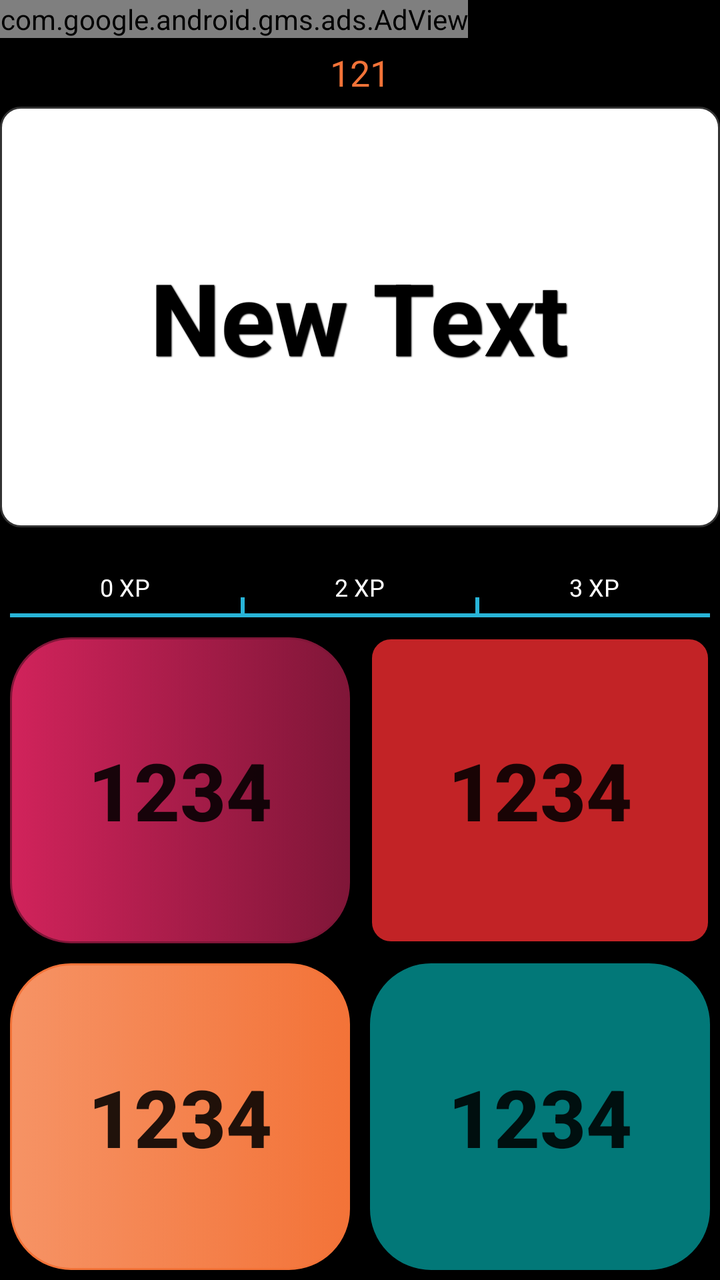
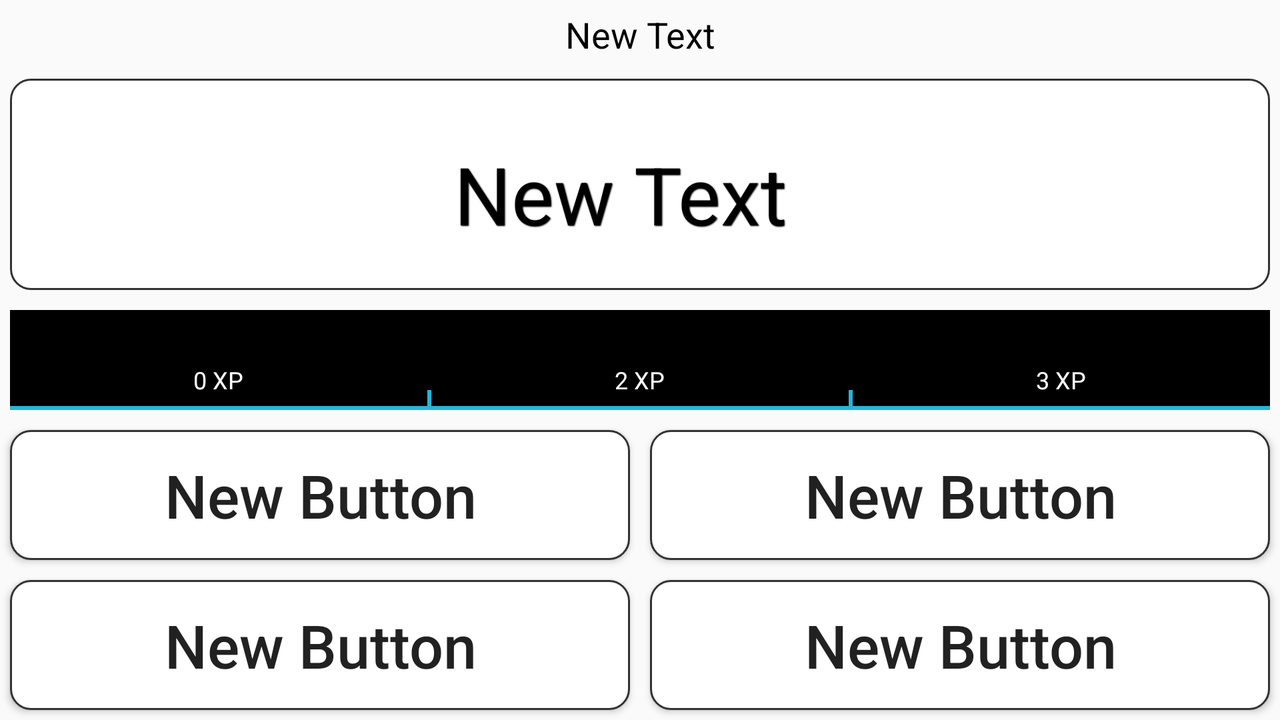

An Android layout and its configuration variant, each rendered on a device that would load it. The default file and the variant file are quoted in full after the pictures.
<!-- AndroidManifest.xml: application theme AppTheme -->
<!-- res/layout/play_field.xml -->
<LinearLayout xmlns:android="http://schemas.android.com/apk/res/android"
    xmlns:ads="http://schemas.android.com/apk/res-auto"
    android:layout_width="match_parent"
    android:layout_height="match_parent"

    android:orientation="vertical"
    android:id="@+id/parent_parent"
    android:background="#000000">


    <com.google.android.gms.ads.AdView
        android:id="@+id/adView"
        android:layout_width="wrap_content"
        android:layout_height="wrap_content"
        android:layout_alignParentBottom="true"
        android:layout_centerHorizontal="true"
        ads:adSize="SMART_BANNER"
        ads:adUnitId="ca-app-pub-2882064284132215/5034737489"></com.google.android.gms.ads.AdView>

    <LinearLayout
        android:layout_width="match_parent"
        android:layout_height="0dp"
        android:layout_weight="3"
        android:orientation="vertical">

        <TextView
            android:id="@+id/highscore"
            android:layout_width="wrap_content"
            android:layout_height="wrap_content"
            android:layout_gravity="center_horizontal"
            android:ellipsize="middle"
            android:gravity="center"
            android:padding="5dp"
            android:text="121"
            android:textColor="@color/mathster3"
            android:focusableInTouchMode="false"
            android:textAppearance="@style/Base.TextAppearance.AppCompat.Medium" />

        <FrameLayout
            android:layout_width="match_parent"
            android:layout_height="match_parent"
            android:background="@drawable/bg_question_box"
            android:orientation="vertical">



                <TextSwitcher
                    android:id="@+id/textSwitcher"
                    android:layout_width="wrap_content"
                    android:layout_height="wrap_content"
                    android:layout_gravity="center_horizontal|top"
                    android:layout_marginTop="4dp" />


                <TextView
                    android:id="@+id/question"
                    style="@style/TextStyleShadow"
                    android:layout_width="wrap_content"
                    android:layout_height="wrap_content"
                    android:layout_gravity="center"
                    android:text="New Text"
                    android:textColor="#000000"
                    android:textSize="50sp"
                    android:textStyle="bold" />

                <TextSwitcher
                    android:id="@+id/bonustextSwitcher"
                    android:layout_width="wrap_content"
                    android:layout_height="wrap_content"
                    android:layout_gravity="center|bottom"
                    android:layout_marginBottom="5dp" />

        </FrameLayout>
    </LinearLayout>

    <LinearLayout
        android:layout_width="match_parent"
        android:layout_height="wrap_content"
        android:orientation="vertical">

        <FrameLayout
            android:layout_width="match_parent"
            android:layout_height="wrap_content">

            <ProgressBar
                android:id="@+id/progressBar"
                style="?android:attr/progressBarStyleHorizontal"
                android:layout_width="match_parent"
                android:layout_height="40dp"
                android:layout_margin="5dp"
                android:progressDrawable="@drawable/progressbar_bg" />

            <LinearLayout
                android:layout_width="match_parent"
                android:layout_height="match_parent"
                android:layout_margin="5dp"
                android:orientation="horizontal">

                <LinearLayout
                    android:layout_width="0dp"
                    android:layout_height="match_parent"
                    android:layout_weight="1"
                    android:gravity="bottom"
                    android:orientation="vertical">

                    <TextView
                        style="@style/TextStyleShadow"
                        android:layout_width="wrap_content"
                        android:layout_height="wrap_content"
                        android:layout_gravity="center_horizontal"
                        android:padding="5dp"
                        android:text="0 XP"
                        android:textColor="#ffffff"
                        android:textSize="12sp" />

                    <View
                        android:layout_width="match_parent"
                        android:layout_height="2dp"
                        android:background="#28b4d8" />
                </LinearLayout>

                <View
                    android:layout_width="2dp"
                    android:layout_height="10dp"
                    android:layout_gravity="bottom"
                    android:background="#28b4d8" />

                <LinearLayout
                    android:layout_width="0dp"
                    android:layout_height="match_parent"
                    android:layout_weight="1"
                    android:gravity="bottom"
                    android:orientation="vertical">

                    <TextView
                        style="@style/TextStyleShadow"
                        android:layout_width="wrap_content"
                        android:layout_height="wrap_content"
                        android:layout_gravity="center_horizontal"
                        android:padding="5dp"
                        android:text="2 XP"
                        android:textColor="#ffffff"
                        android:textSize="12sp" />

                    <View
                        android:layout_width="match_parent"
                        android:layout_height="2dp"
                        android:background="#28b4d8" />
                </LinearLayout>

                <View
                    android:layout_width="2dp"
                    android:layout_height="10dp"
                    android:layout_gravity="bottom"
                    android:background="#28b4d8" />

                <LinearLayout
                    android:layout_width="0dp"
                    android:layout_height="match_parent"
                    android:layout_weight="1"
                    android:gravity="bottom"
                    android:orientation="vertical">

                    <TextView
                        style="@style/TextStyleShadow"
                        android:layout_width="wrap_content"
                        android:layout_height="wrap_content"
                        android:layout_gravity="center_horizontal"
                        android:padding="5dp"
                        android:text="3 XP"
                        android:textColor="#ffffff"
                        android:textSize="12sp" />

                    <View
                        android:layout_width="match_parent"
                        android:layout_height="2dp"
                        android:background="#28b4d8" />
                </LinearLayout>
            </LinearLayout>

        </FrameLayout>

    </LinearLayout>

    <LinearLayout
        android:layout_width="match_parent"
        android:layout_height="0dp"
        android:layout_weight="4"
        android:orientation="vertical">

        <LinearLayout
            android:layout_width="match_parent"
            android:layout_height="0dp"
            android:layout_weight="1"
            android:orientation="horizontal">

            <Button
                android:id="@+id/option1"
                android:layout_width="0dp"
                android:layout_height="match_parent"
                android:layout_margin="5dp"
                android:layout_weight="1"
                android:background="@drawable/simple_button_bg_mathster_purple"
                android:gravity="center"
                android:padding="10dp"
                android:text="1234"
                android:textAlignment="center"
                android:textAllCaps="false"
                android:textSize="40sp"
                android:textStyle="bold" />

            <Button
                android:id="@+id/option2"
                android:layout_width="0dp"
                android:layout_height="match_parent"
                android:layout_margin="5dp"
                android:layout_weight="1"
                android:background="@drawable/simple_button_bg_mathster_red"
                android:gravity="center"
                android:padding="10dp"
                android:text="1234"
                android:textAlignment="center"
                android:textAllCaps="false"
                android:textSize="40sp"
                android:textStyle="bold" />
        </LinearLayout>

        <LinearLayout
            android:layout_width="match_parent"
            android:layout_height="0dp"
            android:layout_weight="1"
            android:orientation="horizontal">

            <Button
                android:id="@+id/option3"
                android:layout_width="0dp"
                android:layout_height="match_parent"
                android:layout_margin="5dp"
                android:layout_weight="1"
                android:background="@drawable/simple_button_bg_mathster_orange"
                android:gravity="center"
                android:padding="10dp"
                android:text="1234"
                android:textAlignment="center"
                android:textAllCaps="false"
                android:textSize="40sp"
                android:textStyle="bold" />

            <Button
                android:id="@+id/option4"
                android:layout_width="0dp"
                android:layout_height="match_parent"
                android:layout_margin="5dp"
                android:layout_weight="1"
                android:background="@drawable/simple_button_bg_mathster_green"
                android:gravity="center"
                android:padding="10dp"
                android:text="1234"
                android:textAlignment="center"
                android:textAllCaps="false"
                android:textSize="40sp"
                android:textStyle="bold" />
        </LinearLayout>
    </LinearLayout>


</LinearLayout>
<!-- resources referenced by this layout -->
<resources>
  <color name="mathster3">#f37338</color>
  <!-- drawable bg_question_box (drawable) -->
  <?xml version="1.0" encoding="utf-8"?>
  <shape  xmlns:android="http://schemas.android.com/apk/res/android"
      android:shape="rectangle">
  
  
      <corners android:radius="10dp"/>
      <solid
          android:color="#ffffff" />
      <stroke android:width="1dp"
          android:color="#333333"/>
  </shape>
  <!-- drawable simple_button_bg_mathster_green (drawable) -->
  <?xml version="1.0" encoding="utf-8"?>
  <selector xmlns:android="http://schemas.android.com/apk/res/android">
      <item android:state_pressed="true"
          android:drawable="@drawable/simple_button_pressed" /> 
      <item android:drawable="@drawable/simple_button_normal_mathster_green" /> 
  </selector>
  <!-- drawable simple_button_bg_mathster_orange (drawable) -->
  <?xml version="1.0" encoding="utf-8"?>
  <selector xmlns:android="http://schemas.android.com/apk/res/android">
      <item android:state_pressed="true"
          android:drawable="@drawable/simple_button_pressed" /> 
      <item android:drawable="@drawable/simple_button_normal_mathster_orange" /> 
  </selector>
  <!-- drawable simple_button_bg_mathster_purple (drawable) -->
  <?xml version="1.0" encoding="utf-8"?>
  <selector xmlns:android="http://schemas.android.com/apk/res/android">
      <item android:state_pressed="true"
          android:drawable="@drawable/simple_button_pressed" /> 
      <item android:drawable="@drawable/simple_button_normal_mathster_purple" /> 
  </selector>
  <!-- drawable simple_button_bg_mathster_red (drawable) -->
  <?xml version="1.0" encoding="utf-8"?>
  <selector xmlns:android="http://schemas.android.com/apk/res/android">
      <item android:drawable="@drawable/simple_button_pressed" android:state_pressed="true" />
      
      <item android:drawable="@drawable/simple_button_normal_mathster_red" />
      
  </selector>
  <style name="TextStyleShadow">
          <item name="android:shadowColor">#000000</item>
          <item name="android:shadowDx">1</item>
          <item name="android:shadowDy">1</item>
          <item name="android:shadowRadius">1</item>
          <item name="android:windowEnableSplitTouch">false</item>
          <item name="android:splitMotionEvents">false</item>
      </style>
  <style name="AppTheme" parent="Theme.AppCompat.Light.NoActionBar">
          
          <item name="colorPrimary">@color/my_awesome_red</item>
          <item name="colorPrimaryDark">@color/my_awesome_darker_red</item>
          <item name="windowNoTitle">true</item>
          <item name="windowActionBar">false</item>
          <item name="android:windowEnableSplitTouch">false</item>
          <item name="android:splitMotionEvents">false</item>
  
      </style>
  <color name="mathster2">#c22326</color>
  <color name="mathster1">#801638</color>
  <!-- drawable simple_button_pressed (drawable) -->
  <?xml version="1.0" encoding="utf-8"?>
  <shape  xmlns:android="http://schemas.android.com/apk/res/android"
      android:shape="rectangle">
  
      <corners android:radius="10dp"/>
      <solid
          android:color="#245e7f" />
      <stroke android:width="1dp"
          android:color="#000000"/>
  </shape>
  <!-- drawable simple_button_normal_mathster_red (drawable) -->
  <?xml version="1.0" encoding="utf-8"?>
  <shape  xmlns:android="http://schemas.android.com/apk/res/android"
      android:shape="rectangle">
  
      <corners android:radius="10dp"/>
      <solid
          android:color="@color/mathster2" />
      <stroke android:width="1dp"
          android:color="#000000"/>
  </shape>
  <color name="my_awesome_red">#f37338</color>
  <color name="my_awesome_darker_red">#000000</color>
  <color name="mathster4">#027878</color>
  <color name="mathster4_light">#027878</color>
  <color name="mathster3_light">#F69365</color>
  <color name="mathster1_light">#D1235B</color>
</resources>
<!-- res/layout-land/play_field.xml (the repository's variant of the layout above) -->
<!-- drawn on the phone turned sideways -->
<LinearLayout xmlns:android="http://schemas.android.com/apk/res/android"
    android:layout_height="match_parent"
    android:layout_width="match_parent"
    android:orientation="vertical">

    <LinearLayout
        android:orientation="vertical"
        android:layout_width="match_parent"
        android:layout_height="0dp"
        android:layout_weight="1">

        <TextView
            android:layout_width="wrap_content"
            android:layout_height="wrap_content"
            android:text="New Text"
            android:id="@+id/highscore"
            android:layout_gravity="center_horizontal"
            android:textSize="18sp"
            android:padding="5dp"
            android:textColor="#000000"
            android:gravity="center"
            android:ellipsize="middle" />

        <FrameLayout
            android:orientation="vertical"
            android:layout_width="match_parent"
            android:layout_height="match_parent"
            android:background="@drawable/bg_question_box"
            android:layout_margin="5dp">
            <LinearLayout
                android:layout_width="match_parent"
                android:layout_height="wrap_content"
                android:orientation="vertical"
                android:layout_gravity="center">


                <LinearLayout
                    android:orientation="horizontal"
                    android:layout_width="match_parent"
                    android:layout_height="wrap_content">

                    <LinearLayout
                        android:orientation="vertical"
                        android:layout_width="0dp"
                        android:layout_height="wrap_content"
                        android:layout_weight="1">

                        <TextSwitcher
                            android:layout_width="wrap_content"
                            android:layout_height="wrap_content"
                            android:layout_gravity="center"
                            android:id="@+id/textSwitcher"
                            android:padding="5dp" />

                        <TextView
                            android:layout_width="wrap_content"
                            android:layout_height="wrap_content"
                            android:text="New Text"
                            android:id="@+id/question"
                            android:textSize="40dp"
                            style="@style/TextStyleShadow"
                            android:textColor="#000000"
                            android:layout_weight="1"
                            android:gravity="center"
                            android:layout_gravity="center" />
                    </LinearLayout>

                    <TextSwitcher
                        android:layout_width="wrap_content"
                        android:layout_height="wrap_content"
                        android:id="@+id/bonustextSwitcher"
                        android:layout_gravity="center"
                        android:padding="10dp" />
                </LinearLayout>

            </LinearLayout>

        </FrameLayout>
    </LinearLayout>

    <LinearLayout
        android:orientation="vertical"
        android:layout_width="match_parent"
        android:layout_height="wrap_content">
        <FrameLayout
            android:layout_width="match_parent"
            android:layout_height="wrap_content">
            <ProgressBar
                style="?android:attr/progressBarStyleHorizontal"
                android:layout_width="match_parent"
                android:layout_height="50dp"
                android:id="@+id/progressBar"
                android:progressDrawable="@drawable/progressbar_bg"
                android:layout_margin="5dp" />
            <LinearLayout
                android:orientation="horizontal"
                android:layout_width="match_parent"
                android:layout_height="match_parent"
                android:layout_margin="5dp">

                <LinearLayout
                    android:orientation="vertical"
                    android:layout_width="0dp"
                    android:layout_height="match_parent"
                    android:layout_weight="1"
                    android:gravity="bottom">
                    <TextView
                        android:layout_width="wrap_content"
                        android:layout_height="wrap_content"
                        android:text="0 XP"
                        android:textColor="#ffffff"
                        android:textSize="12sp"
                        android:padding="5dp"
                        android:layout_gravity="center_horizontal"
                        style="@style/TextStyleShadow" />
                    <View
                        android:layout_width="match_parent"
                        android:layout_height="2dp"
                        android:background="#28b4d8" />
                </LinearLayout>
                <View
                    android:layout_width="2dp"
                    android:layout_height="10dp"
                    android:background="#28b4d8"
                    android:layout_gravity="bottom" />

                <LinearLayout
                    android:orientation="vertical"
                    android:layout_width="0dp"
                    android:layout_height="match_parent"
                    android:layout_weight="1"
                    android:gravity="bottom"> <TextView
                    android:layout_width="wrap_content"
                    android:layout_height="wrap_content"
                    android:text="2 XP"
                    android:textColor="#ffffff"
                    android:textSize="12sp"
                    android:padding="5dp"
                    android:layout_gravity="center_horizontal"
                    style="@style/TextStyleShadow" />
                    <View
                        android:layout_width="match_parent"
                        android:layout_height="2dp"
                        android:background="#28b4d8" />
                </LinearLayout>

                <View
                    android:layout_width="2dp"
                    android:layout_height="10dp"
                    android:background="#28b4d8"
                    android:layout_gravity="bottom" />

                <LinearLayout
                    android:orientation="vertical"
                    android:layout_width="0dp"
                    android:layout_height="match_parent"
                    android:layout_weight="1"
                    android:gravity="bottom"> <TextView
                    android:layout_width="wrap_content"
                    android:layout_height="wrap_content"
                    android:text="3 XP"
                    android:textColor="#ffffff"
                    android:textSize="12sp"
                    android:padding="5dp"
                    android:layout_gravity="center_horizontal"
                    style="@style/TextStyleShadow" />
                    <View
                        android:layout_width="match_parent"
                        android:layout_height="2dp"
                        android:background="#28b4d8" /></LinearLayout>
            </LinearLayout>

        </FrameLayout>

    </LinearLayout>

    <LinearLayout
        android:orientation="vertical"
        android:layout_width="match_parent"
        android:layout_height="0dp"
        android:layout_weight="1">

        <LinearLayout
            android:orientation="horizontal"
            android:layout_width="match_parent"
            android:layout_height="0dp"
            android:layout_weight="1">

            <Button
                android:layout_width="0dp"
                android:layout_height="match_parent"
                android:text="New Button"
                android:id="@+id/option1"
                android:layout_weight="1"
                android:textSize="30sp"
                android:padding="10dp"
                android:textAllCaps="false"
                android:background="@drawable/button_bg"
                android:layout_margin="5dp"
                android:gravity="center"
                android:textAlignment="center" />

            <Button
                android:layout_width="0dp"
                android:layout_height="match_parent"
                android:text="New Button"
                android:id="@+id/option2"
                android:layout_weight="1"
                android:textSize="30sp"
                android:padding="10dp"
                android:textAllCaps="false"
                android:background="@drawable/button_bg"
                android:layout_margin="5dp"
                android:gravity="center"
                android:textAlignment="center" />
        </LinearLayout>

        <LinearLayout
            android:orientation="horizontal"
            android:layout_width="match_parent"
            android:layout_height="0dp"
            android:layout_weight="1">

            <Button
                android:layout_width="0dp"
                android:layout_height="match_parent"
                android:text="New Button"
                android:id="@+id/option3"
                android:layout_weight="1"
                android:textSize="30sp"
                android:padding="10dp"
                android:textAllCaps="false"
                android:background="@drawable/button_bg"
                android:layout_margin="5dp"
                android:gravity="center"
                android:textAlignment="center" />

            <Button
                android:layout_width="0dp"
                android:layout_height="match_parent"
                android:text="New Button"
                android:id="@+id/option4"
                android:layout_weight="1"
                android:textSize="30sp"
                android:padding="10dp"
                android:textAllCaps="false"
                android:background="@drawable/button_bg"
                android:layout_margin="5dp"
                android:gravity="center"
                android:textAlignment="center" />
        </LinearLayout>
    </LinearLayout>
</LinearLayout>
<!-- resources referenced by the variant -->
<!-- as the phone turned sideways resolves them -->
<resources>
  <!-- drawable bg_question_box (drawable) -->
  <?xml version="1.0" encoding="utf-8"?>
  <shape  xmlns:android="http://schemas.android.com/apk/res/android"
      android:shape="rectangle">
  
  
      <corners android:radius="10dp"/>
      <solid
          android:color="#ffffff" />
      <stroke android:width="1dp"
          android:color="#333333"/>
  </shape>
  <!-- drawable button_bg (drawable) -->
  <?xml version="1.0" encoding="utf-8"?>
  <selector xmlns:android="http://schemas.android.com/apk/res/android">
      <item android:state_pressed="true"
          android:drawable="@drawable/button_bg_pressed" /> 
      <item android:drawable="@drawable/button_bg_normal" /> 
  </selector>
  <!-- drawable progressbar_bg (drawable) -->
  <layer-list xmlns:android="http://schemas.android.com/apk/res/android" >
      <item android:id="@android:id/background">
          <shape>
              <solid android:color="#000000"/>
          </shape>
      </item>
      <item android:id="@android:id/progress">
          <clip>
              <shape>
                 
                  <gradient
                      android:startColor="@color/mathster2"
                      android:centerColor="@color/mathster1"
                      android:endColor="@color/mathster3"
                      android:angle="0"
                      />
              </shape>
          </clip>
      </item>
  </layer-list>
  <style name="TextStyleShadow">
          <item name="android:shadowColor">#000000</item>
          <item name="android:shadowDx">1</item>
          <item name="android:shadowDy">1</item>
          <item name="android:shadowRadius">1</item>
          <item name="android:windowEnableSplitTouch">false</item>
          <item name="android:splitMotionEvents">false</item>
      </style>
  <style name="AppTheme" parent="Theme.AppCompat.Light.NoActionBar">
          
          <item name="colorPrimary">@color/my_awesome_red</item>
          <item name="colorPrimaryDark">@color/my_awesome_darker_red</item>
          <item name="windowNoTitle">true</item>
          <item name="windowActionBar">false</item>
          <item name="android:windowEnableSplitTouch">false</item>
          <item name="android:splitMotionEvents">false</item>
  
      </style>
  <!-- drawable button_bg_pressed (drawable) -->
  <?xml version="1.0" encoding="utf-8"?>
  <shape  xmlns:android="http://schemas.android.com/apk/res/android"
      android:shape="rectangle">
  
      <size
          android:width="120dp"
          android:height="120dp"/>
      <corners android:radius="10dp"/>
      <solid
          android:color="#245e7f" />
      <stroke android:width="1dp"
          android:color="#333333"/>
  </shape>
  <!-- drawable button_bg_normal (drawable) -->
  <?xml version="1.0" encoding="utf-8"?>
  <shape  xmlns:android="http://schemas.android.com/apk/res/android"
      android:shape="rectangle">
  
      <size
          android:width="120dp"
          android:height="120dp"/>
      <corners android:radius="10dp"/>
      <solid
          android:color="#ffffff" />
      <stroke android:width="1dp"
          android:color="#333333"/>
  </shape>
  <color name="mathster2">#c22326</color>
  <color name="mathster1">#801638</color>
  <color name="mathster3">#f37338</color>
  <color name="my_awesome_red">#f37338</color>
  <color name="my_awesome_darker_red">#000000</color>
</resources>
